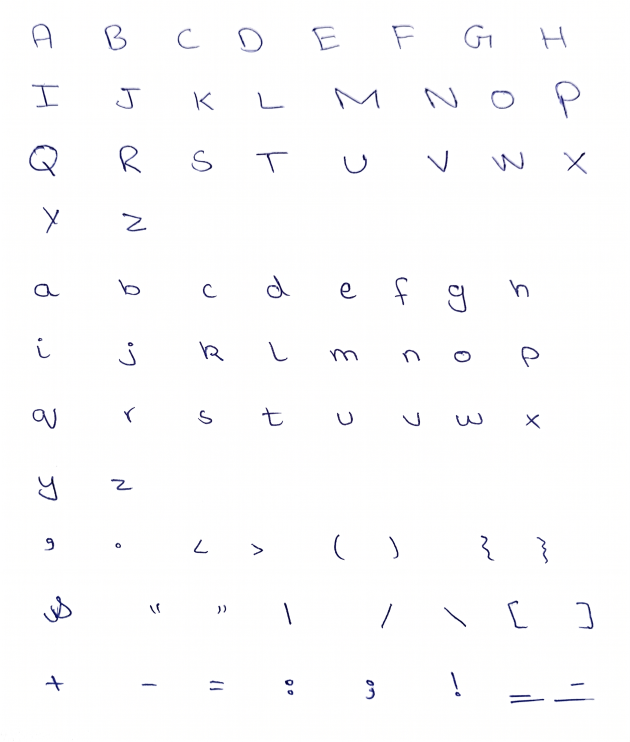
#> input picture sample1.png, 1888 x 2226 px (shown at 1/3 size); its folder holds only this picture in this run
$ python -i compositor.py   (imports and definitions only)
#> lines starting #> are read from the running program, lines starting #| are printed output that depends on the picture
"""Layout and synthesis compositor for Pensync.

This module reconstructs digital text into a handwritten-looking page by
placing normalized character variants onto a blank canvas with baseline jitter,
spacing variance, and word wrapping. The compositor remains rule-based so the
generation process is interpretable and easy to validate in an academic report.
"""

from __future__ import annotations

from pathlib import Path
from typing import Dict, List

import cv2
import numpy as np
from PIL import Image, ImageDraw, ImageFont
import hashlib


# Cache for measured tight ink widths: key -> int
# Key format: "{safe_label}:{variant_index}:{line_height}". Cleared per-render.
_width_cache: Dict[str, int] = {}


# [14 lines left out: function get_safe_label, not called in this run]


small_letters = "aceimnorsuvwxz"
ascender_letters = "bdfhklt"
descender_letters = "gjpqy"
tiny_punctuation = ".,"


# [86 lines left out: functions _render_fallback_character, _resolve_variant, not called in this run]


def _extract_ink_mask(character_image: np.ndarray) -> np.ndarray:
    """Convert a character image into a floating ink mask in the range [0, 1]."""

    if character_image.ndim == 3:
        character_image = cv2.cvtColor(character_image, cv2.COLOR_BGR2GRAY)

    # Robust background detection: sample border/corner pixels to decide whether
    # the image background is light (white) or dark (black). Using the global
    # mean can flip for glyphs that occupy large area, producing inverted masks
    # where the page background becomes the foreground.
    h, w = character_image.shape[:2]
    corners = [
        character_image[0, 0],
        character_image[0, w - 1],
        character_image[h - 1, 0],
        character_image[h - 1, w - 1],
    ]
    bg_est = np.median(np.array(corners, dtype=np.float32))
    if bg_est > 127.0:
        # Background is light (white) -> ink is darker
        alpha = (255.0 - character_image.astype(np.float32)) / 255.0
    else:
        # Background is dark -> ink is lighter
        alpha = character_image.astype(np.float32) / 255.0

    return np.clip(alpha, 0.0, 1.0)


# [31 lines left out: functions _thin_character_strokes, _adjust_stroke_width, not called in this run]


def _adjust_mask_width(resized_mask: np.ndarray, mode: str = "thin", strength_ratio: float = 0.02) -> np.ndarray:
    """Adjust the binary/float ink mask using morphological ops sized to image height.

    Operates on float masks in [0,1], converts to uint8 for morphology and back.
    """
    if resized_mask.ndim != 2:
        resized_mask = resized_mask[..., 0]

    h = max(1, resized_mask.shape[0])
    k = max(1, int(round(h * strength_ratio)))
    kernel = np.ones((k, k), np.uint8)

    mask_u8 = (resized_mask * 255.0).astype(np.uint8)
    try:
        if mode == "thin":
            adj = cv2.erode(mask_u8, kernel, iterations=1)
        else:
            adj = cv2.dilate(mask_u8, kernel, iterations=1)
        adj_f = adj.astype(np.float32) / 255.0
        return np.clip(adj_f, 0.0, 1.0)
    except Exception:
        return resized_mask


def _prepare_character_patch(
    character_image: np.ndarray,
    target_height: int = 56,
    thin_strokes: bool = True,
) -> tuple[np.ndarray, np.ndarray]:
    """Resize a character patch proportionally using LANCZOS for HD anti-aliased scaling.

    Uses PIL's high-quality LANCZOS resampling to ensure smooth edges and prevent
    pixelation, especially important for synthesized output.
    """
#> called with target_height = 56, thin_strokes = True

    if character_image.ndim != 2:
        raise ValueError("Character patches must be single-channel grayscale arrays.")

    # add small proportional padding to stabilize visual cap/x-height across variants
    height, width = character_image.shape[:2]
#> height = 2226; width = 1888
    pad = max(1, int(round(max(height, width) * 0.12)))
#> pad = 267
    # Use the image border median as the pad value so we don't force a white
    # background on images that originally had a dark background (e.g., processed
    # CNN inputs are padded with black). This prevents inverting the ink mask.
    corners = [
        character_image[0, 0],
        character_image[0, width - 1],
        character_image[height - 1, 0],
        character_image[height - 1, width - 1],
    ]
#> corners = [254, 255, 254, 254]
    pad_value = int(np.median(np.array(corners, dtype=np.float32)))
#> pad_value = 254
    padded = np.full((height + pad * 2, width + pad * 2), pad_value, dtype=character_image.dtype)
#> padded: shape (2760, 2422); every value is 254
    padded[pad : pad + height, pad : pad + width] = character_image
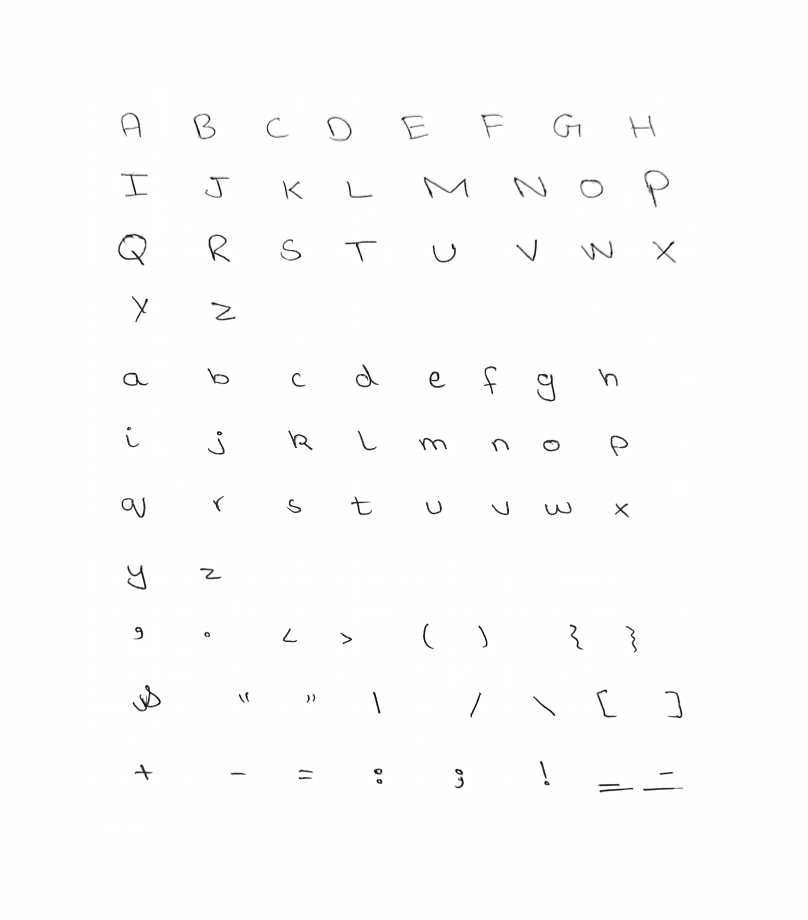
#> padded: shape (2760, 2422) (shown at 1/3 size); min 1, max 255, mean 252.7
    character_image = padded
    height, width = character_image.shape[:2]
#> height = 2760; width = 2422
    if height <= 0 or width <= 0:
        return np.zeros((1, 1), dtype=np.uint8), np.zeros((1, 1), dtype=np.float32)

    scale = target_height / float(height)
#> scale = 0.0203
    target_width = max(1, int(round(width * scale)))
#> target_width = 49
    target_height = max(1, int(round(height * scale)))
#> target_height = 56

    # Use PIL's LANCZOS for high-quality anti-aliased scaling
    # Convert image to PIL, resize, and convert back
    pil_image = Image.fromarray(character_image)
    mask = _extract_ink_mask(character_image)
#> in _extract_ink_mask, `corners = [ character_image[0, 0], character_image[0, w - 1], characte..`: corners = [254, 254, 254, 254]
#> in _extract_ink_mask, `bg_est = np.median(np.array(corners, dtype=np.float32))`: bg_est = 254
#> in _extract_ink_mask, `alpha = (255.0 - character_image.astype(np.float32)) / 255.0`:
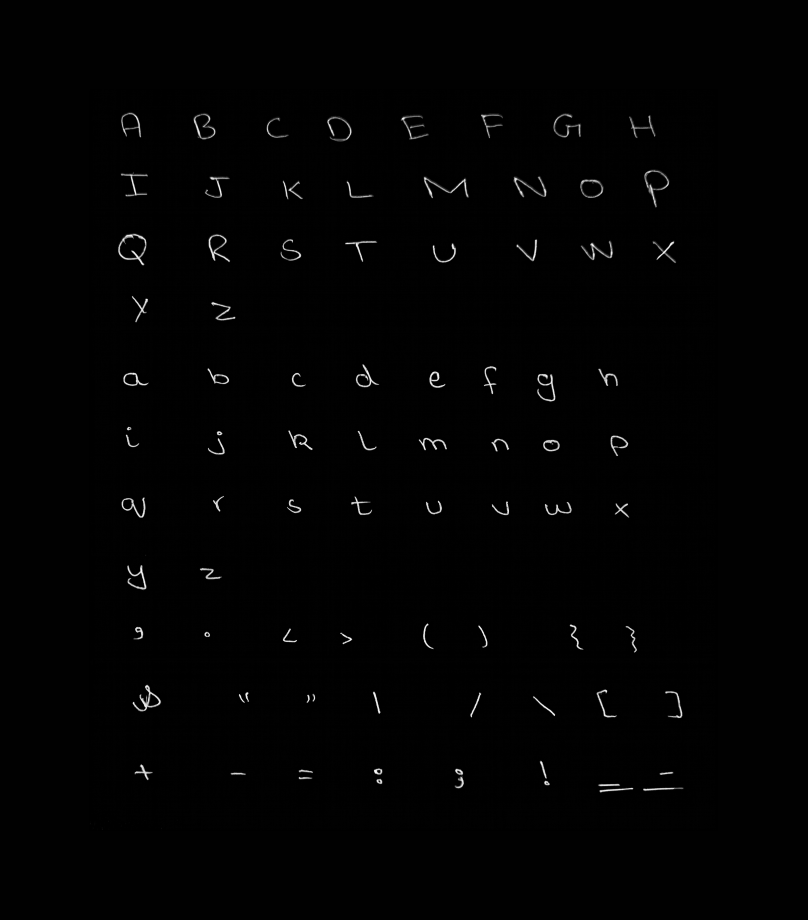
#> alpha: shape (2760, 2422) float32 (shown at 1/3 size); min 0, max 0.996, mean 0.00897
    pil_mask_image = Image.fromarray((mask * 255).astype(np.uint8))

    try:
        # Try LANCZOS (high-quality, available in Pillow 10.0+)
        resized_pil_image = pil_image.resize((target_width, target_height), Image.Resampling.LANCZOS)
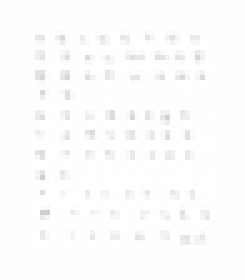
#> resized_pil_image: PIL image 49x56 L (shown 5 times larger); min 206, max 255, mean 252.4
        resized_pil_mask = pil_mask_image.resize((target_width, target_height), Image.Resampling.LANCZOS)
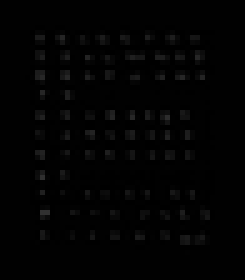
#> resized_pil_mask: PIL image 49x56 L (shown 5 times larger); min 0, max 49, mean 2.6
    except AttributeError:
        # Fallback for older Pillow versions
        resized_pil_image = pil_image.resize((target_width, target_height), Image.LANCZOS)
        resized_pil_mask = pil_mask_image.resize((target_width, target_height), Image.LANCZOS)

    resized_image = np.array(resized_pil_image, dtype=np.uint8)
    resized_mask = np.array(resized_pil_mask, dtype=np.float32) / 255.0
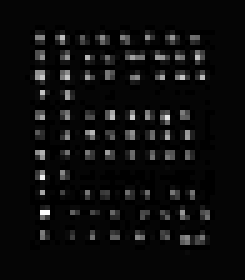
#> resized_mask: shape (56, 49) float32 (shown 5 times larger); min 0, max 0.192, mean 0.01; drawn with min black and max white

    # After resizing, adjust stroke width on the mask (not the image) to keep
    # the alpha channel aligned with the pixel data. This avoids the wrong
    # blue-filled boxes caused by image/mask mismatch.
    try:
        resized_mask = _adjust_mask_width(resized_mask, mode=("thin" if thin_strokes else "thicken"), strength_ratio=0.02)
    except Exception:
        pass

    return resized_image, np.clip(resized_mask, 0.0, 1.0)


# [358 lines left out: functions _get_variant_from_db, _blend_character, _get_typographic_settings, _estimate_character_width, _measure_tight_ink_width_from_variant, _estimate_word_width and 1 more, not called in this run]

>>> import cv2
>>> picture = cv2.imread('../sample1.png', cv2.IMREAD_GRAYSCALE)
>>> result = _prepare_character_patch(picture)

$ run again, on sample2.png
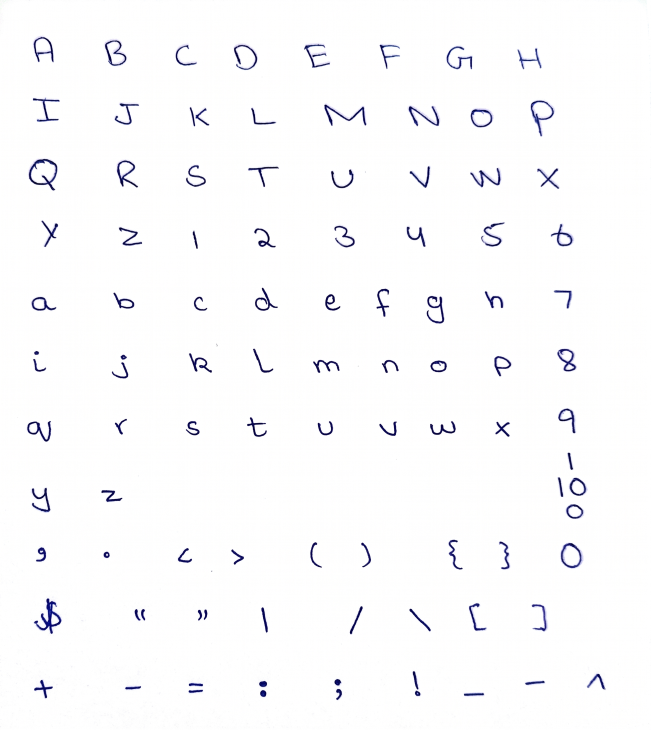
#> input picture sample2.png, 1952 x 2188 px (shown at 1/3 size)
#> in _prepare_character_patch, `corners = [ character_image[0, 0], character_image[0, width - 1], char..`: corners = [245, 254, 253, 253]
#> pad_value = 253
#> in _prepare_character_patch, `padded[pad : pad + height, pad : pad + width] = character_image`:
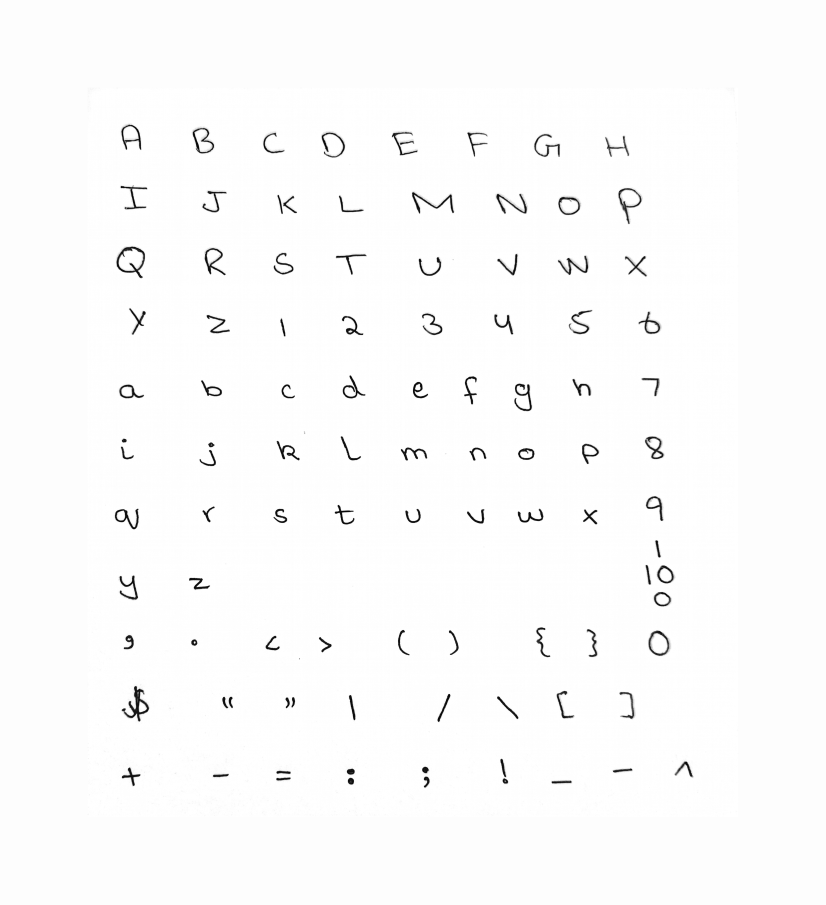
#> padded: shape (2714, 2478) (shown at 1/3 size); min 3, max 255, mean 251.4
#> in _extract_ink_mask, `corners = [ character_image[0, 0], character_image[0, w - 1], characte..`: corners = [253, 253, 253, 253]
#> bg_est = 253
#> in _prepare_character_patch, `resized_pil_mask = pil_mask_image.resize((target_width, target_height)..`:
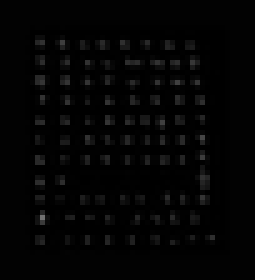
#> resized_pil_mask: PIL image 51x56 L (shown 5 times larger); min 0, max 114, mean 4

$ run again, on debug_render_before.png
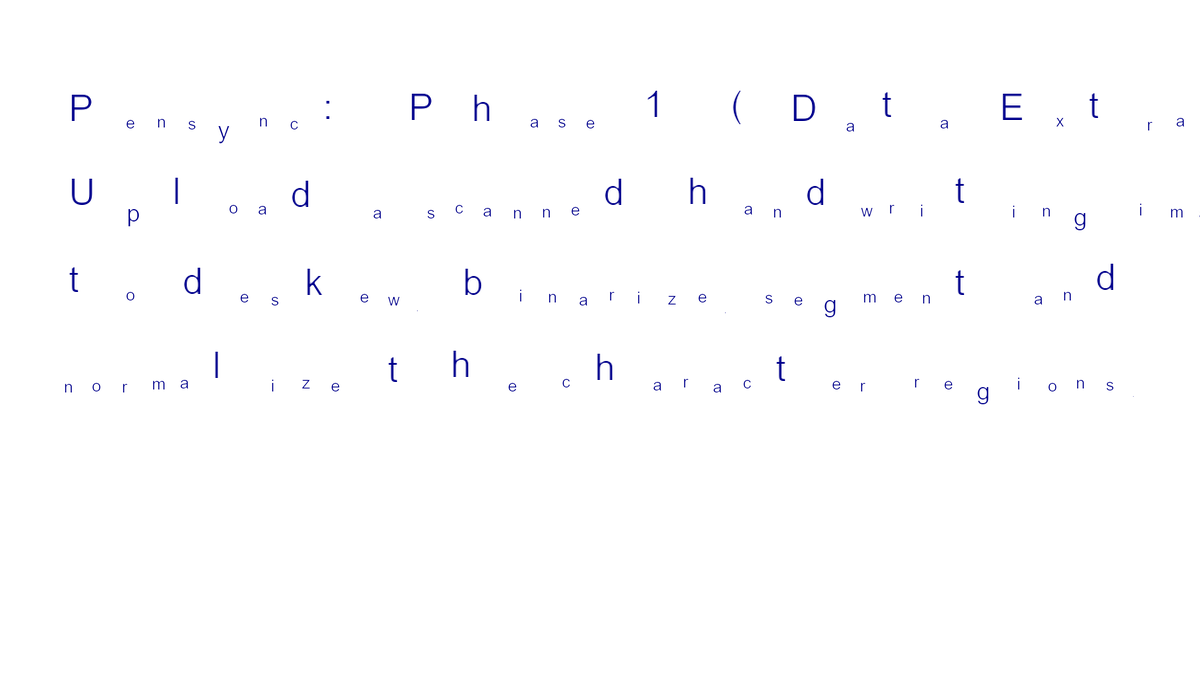
#> input picture debug_render_before.png, 1200 x 700 px
#> in _prepare_character_patch, `corners = [ character_image[0, 0], character_image[0, width - 1], char..`: corners = [255, 255, 255, 255]
#> pad_value = 255
#> in _prepare_character_patch, `padded[pad : pad + height, pad : pad + width] = character_image`:
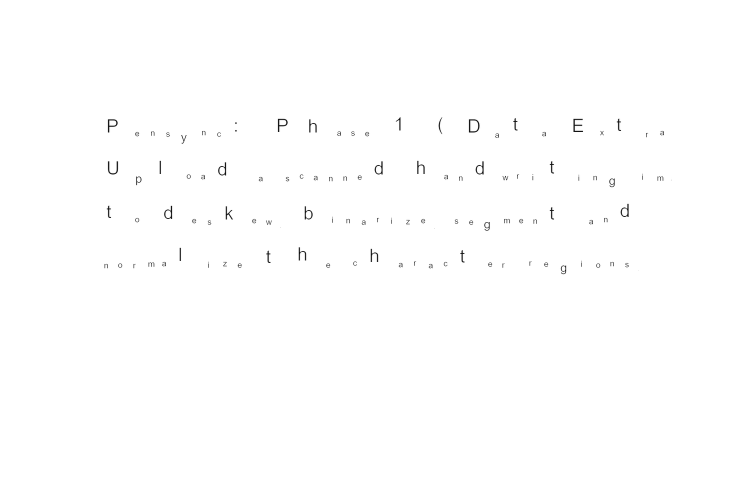
#> padded: shape (988, 1488) (shown at 1/2 size); min 15, max 255, mean 254.2
#> in _extract_ink_mask, `corners = [ character_image[0, 0], character_image[0, w - 1], characte..`: corners = [255, 255, 255, 255]
#> bg_est = 255
#> in _prepare_character_patch, `resized_mask = np.array(resized_pil_mask, dtype=np.float32) / 255.0`:
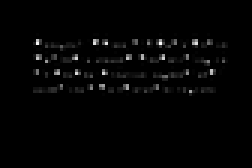
#> resized_mask: shape (56, 84) float32 (shown 3 times larger); min 0, max 0.231, mean 0.00376; drawn with min black and max white

$ run again, on debug_render_cached.png
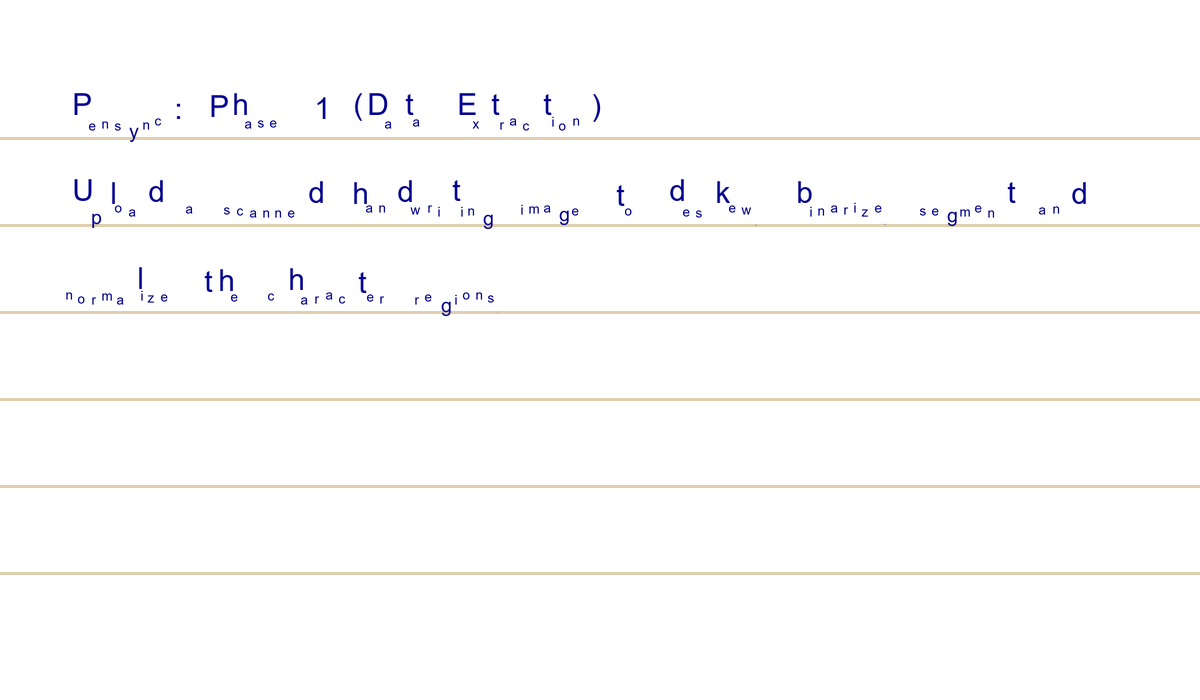
#> input picture debug_render_cached.png, 1200 x 700 px
#> in _prepare_character_patch, `corners = [ character_image[0, 0], character_image[0, width - 1], char..`: corners = [255, 255, 255, 255]
#> pad_value = 255
#> in _prepare_character_patch, `padded[pad : pad + height, pad : pad + width] = character_image`:
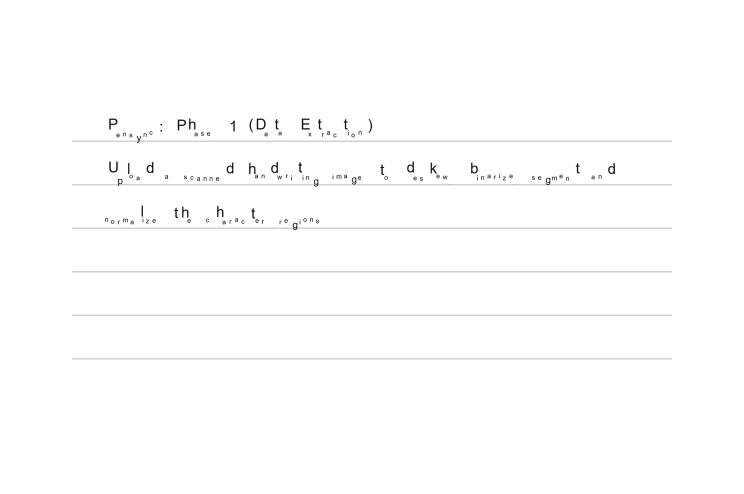
#> padded: shape (988, 1488) (shown at 1/2 size); min 15, max 255, mean 253.5
#> in _extract_ink_mask, `corners = [ character_image[0, 0], character_image[0, w - 1], characte..`: corners = [255, 255, 255, 255]
#> bg_est = 255
#> in _prepare_character_patch, `resized_mask = np.array(resized_pil_mask, dtype=np.float32) / 255.0`:
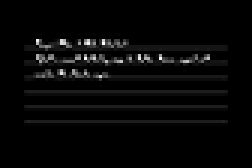
#> resized_mask: shape (56, 84) float32 (shown 3 times larger); min 0, max 0.231, mean 0.00666; drawn with min black and max white
